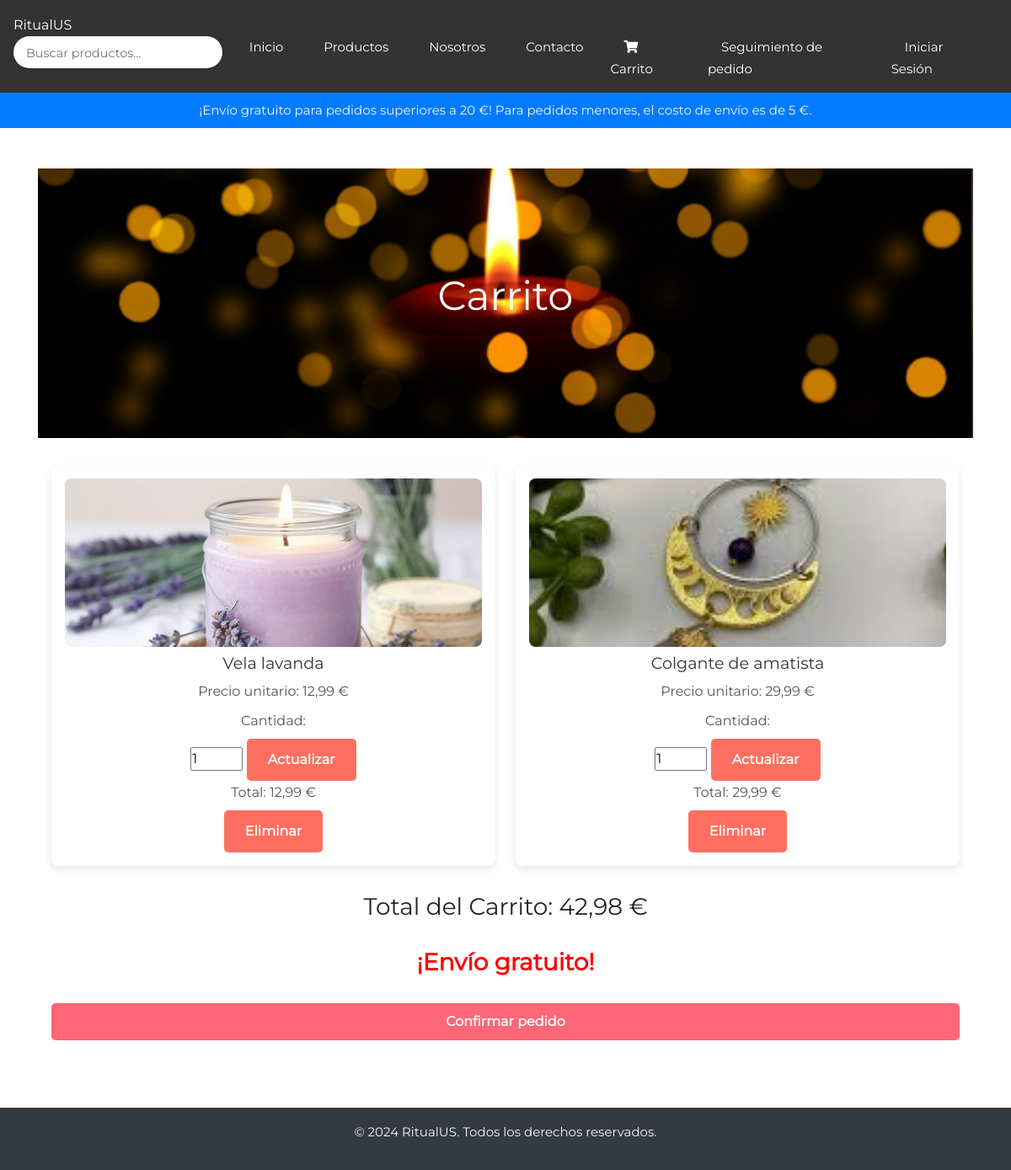
Page /cart/ on the committed database.
### ritualUS/models.py (models this page shows, shortened)
class OrderProduct(models.Model):
    order_id = models.ForeignKey(
        Order, on_delete=models.CASCADE, related_name="order_product", verbose_name="Orden")
    product_id = models.ForeignKey(
        Product, on_delete=models.CASCADE, related_name="order_product", verbose_name="Producto")
    quantity = models.IntegerField(verbose_name="Cantidad")
    unity_price = models.FloatField(verbose_name="Precio unitario")
    @property
    def order_product_price(self):
        return self.quantity*self.unity_price
    class Meta:
        verbose_name = "Orden de producto"
        verbose_name_plural = "Órdenes de producto"

class Product(models.Model):
    id = models.AutoField(primary_key=True)
    name = models.CharField(max_length=100, verbose_name="Nombre del producto")
    description = models.CharField(max_length=500, verbose_name="Descripción del producto")
    price = models.FloatField(verbose_name="Precio")
    discount_price = models.FloatField(blank=True, null=True, verbose_name="Precio con descuento")
    image = models.ImageField(verbose_name="Imagen")
    stock = models.IntegerField(verbose_name="Stock")
    department = models.CharField(max_length=100, blank=True, null=True, verbose_name="Departamento")
    section = models.CharField(max_length=100, blank=True, null=True, verbose_name="Sección")
    factory = models.CharField(max_length=100, blank=True, null=True, verbose_name="Fabricante")
    product_type = models.ForeignKey(
        ProductType, on_delete=models.CASCADE, related_name="product", verbose_name="Tipo de producto")
    class Meta:
        ordering = ['name']
        verbose_name = "Producto"
        verbose_name_plural = "Productos"

### ritualUS/views.py (the view)
# urls.py: path('cart/', cart_view, name='cart'),
def cart_view(request):
    if request.user.is_authenticated:
        order, created = Order.objects.get_or_create(
            user=request.user, status='pending')
    else:
        order, created = Order.objects.get_or_create(
            user=None, status='pending')
    cart_items = OrderProduct.objects.filter(order_id=order) if order else []
    cart_total = sum(item.unity_price *
                     item.quantity for item in cart_items) if order else 0
    context = {
        'cart_items': cart_items,
        'cart_total': cart_total,
    }
    return render(request, 'cart.html', context)

### templates/cart.html (shortened to what this page needs)
{% extends 'base_generic.html' %}
{% load static %}
{% block content %}
<section class="hero">
    <div class="hero-text">
        <h1>Carrito</h1>
    </div>
</section>
<section class="main-content">
    <div class="container featured-products">
        <div style="display: flex; flex-direction: column; gap: 2rem;">
            {% if cart_items %}
            <div class="products-grid">
                {% for item in cart_items %}
                <div class="product-card">
                    <img src="{{ item.product_id.image.url }}" alt="{{ item.product.name }}">
                    <div class="product-details">
                        <h3>{{ item.product_id.name }}</h3>
                        <p class="price">
                            Precio unitario: {{ item.unity_price|floatformat:2 }} €
                        </p>
                        <p class="price">
                            Cantidad:
                            <form action="{% url 'update_cart' %}?product_id={{ item.product_id.id }}&quantity=quantity" method="GET">
                                <input type="number" id="quantity" name="quantity" value="{{ item.quantity }}" min="1" max="{{ item.product_id.stock }}" data-max-stock="{{ product.stock }}">
                                <button type="submit" class="btn btn-update-quantity">Actualizar</button>
                            </form>
                        </p>
                        <p class="price">
                            Total: {{ item.order_product_price|floatformat:2 }} €
                        </p>
                        <form method="POST" action="{% url 'remove_from_cart'%}?product_id={{ item.product_id.id }}">
                            <button type="submit" class="btn btn-remove">Eliminar</button>
                        </form>
                    </div>
                </div>
                {% endfor %}
            </div>
            <h3>Total del Carrito: <span class="cart-total">{{ cart_total|floatformat:2 }} €</span></h3>
            <h3 style="color: red; font-weight: bold;">
                {% if cart_total >= 20 %}
                ¡Envío gratuito!
                {% else %}
                Costo de envío: 5 €
                {% endif %}
            </h3>
            <a href="{% url 'order_confirmation_view' %}" class="btn btn-checkout">Confirmar pedido</a>
            {% else %}
            <body>Tu carrito está vacío. <a href="{% url 'products' %}">Volver a la tienda</a></body>
            {% endif %}
        </div>
    </div>
</section>
{% endblock content %}

### ritualUS/static/css/styles.css (style rules this page uses)
* { margin: 0; padding: 0; box-sizing: border-box; }
body, html { height: 100%; font-family: Montserrat-Regular, sans-serif; font-weight: 400; }
body { display: flex; flex-direction: column; min-height: 100vh; }
a { font-family: Montserrat-Regular; font-weight: 400; font-size: 15px; line-height: 1.7; color: #666666; margin: 0px; transition: all 0.4s; -webkit-transition: all 0.4s; -o-transition: all 0.4s; -moz-transition: all 0.4s; }
h1,h2,h3,h4,h5,h6 { margin: 0px; }
p { font-family: Montserrat-Regular; font-size: 15px; line-height: 1.7; color: #f5f5f5; margin: 0px; }
.hero { background: url('../images/ritualus.png') no-repeat center center/cover; color: #fff; height: 40vh; display: flex; align-items: center; justify-content: center; text-align: center; }
.hero-text h1 { font-size: 3rem; margin-bottom: 1rem; }
.btn { padding: 0.75rem 1.5rem; background-color: #ff6f61; color: #fff; text-decoration: none; border-radius: 5px; font-weight: bold; }
.btn-checkout { background-color: #f67; color: white; padding: 10px 20px; border: none; cursor: pointer; }
.featured-products { padding: 2rem 1rem; max-width: 1200px; margin: 0 auto; text-align: center; }
.products-grid { display: grid; grid-template-columns: repeat(auto-fit, minmax(250px, 1fr)); gap: 1.5rem; }
.product-card { background-color: #fff; padding: 1rem; border-radius: 8px; box-shadow: 0 4px 8px rgba(0, 0, 0, 0.1); transition: transform 0.3s ease; }
.product-card img { width: 100%; height: 200px; object-fit: cover; border-radius: 8px; }
.product-card h3 { font-size: 1.2rem; margin: 0.5rem 0; color: #333; }
.price { font-size: 1rem; color: #555; margin-bottom: 0.5rem; }
.main-content { flex-grow: 1; }

### ritualUS/static/css/signup.css (style rules this page uses)
* { margin: 0; padding: 0; box-sizing: border-box; }
body, html { height: 100%; font-family: Montserrat-Regular, sans-serif; font-weight: 400; margin: 0; }
body { display: flex; flex-direction: column; min-height: 100vh; display: flex; }
a { font-family: Montserrat-Regular; font-weight: 400; font-size: 15px; line-height: 1.7; color: #666666; margin: 0px; transition: all 0.4s; -webkit-transition: all 0.4s; -o-transition: all 0.4s; -moz-transition: all 0.4s; }
h1,h2,h3,h4,h5,h6 { margin: 0px; }
p { font-family: Montserrat-Regular; font-size: 15px; line-height: 1.7; color: #f5f5f5; margin: 0px; }

### rows in the picture
OrderProduct: product_id.image (picture), product_id.name "Vela lavanda", unity_price "12,99", quantity "1", order_product_price "12,99"
OrderProduct: product_id.image (picture), product_id.name "Colgante de amatista", unity_price "29,99", quantity "1", order_product_price "29,99"

### other values in the picture
{{ cart_total|floatformat:2 }} "42,98"
